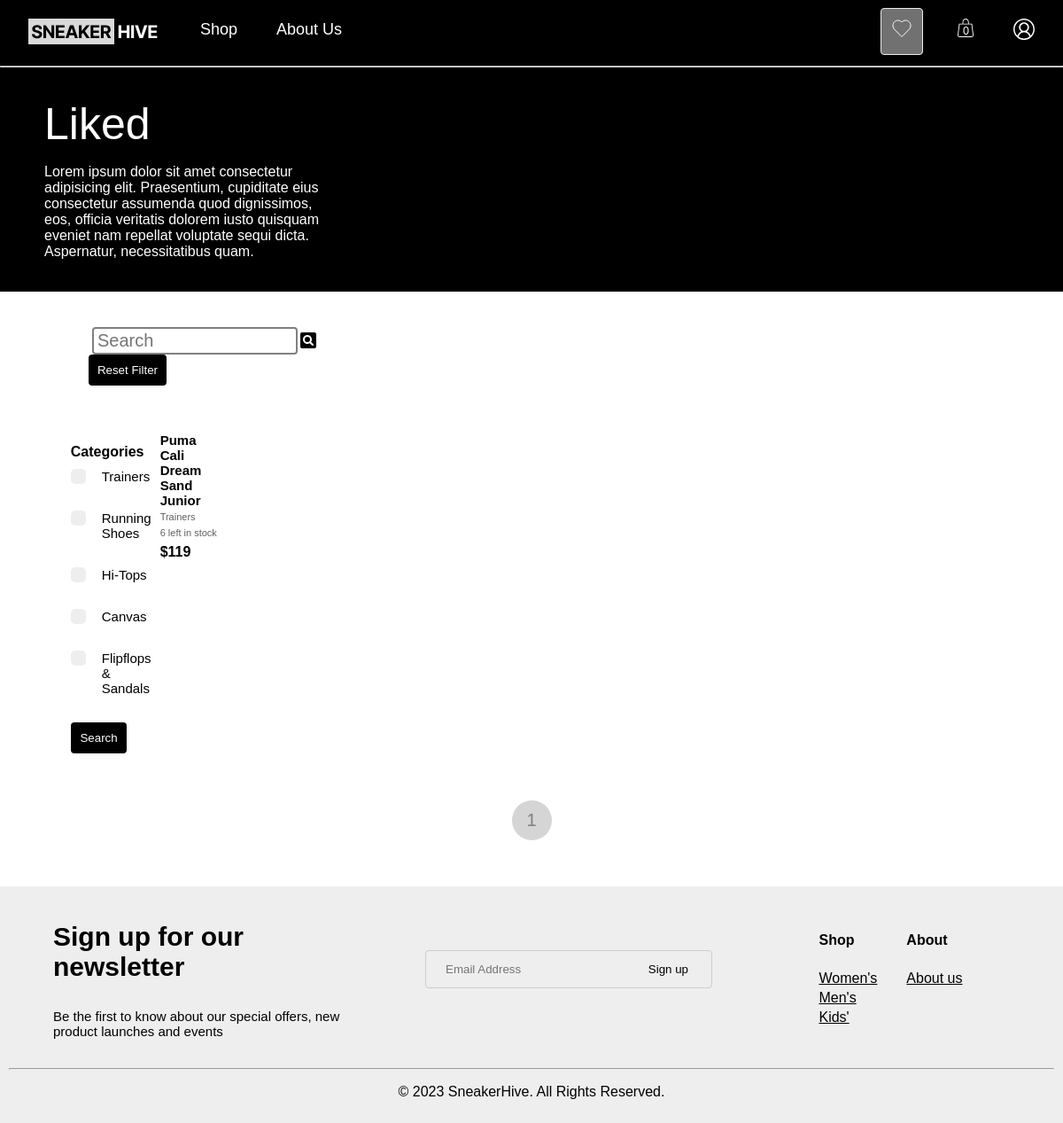
The page /liked.php (signed in) on the database its author committed.
### tables this page shows
CREATE TABLE `products_liked` (
  `id` int(11) NOT NULL,
  `user_id` int(11) DEFAULT NULL,
  `product_item_id` int(11) DEFAULT NULL
);

CREATE TABLE `product_info` (
  `id` int(11) NOT NULL,
  `category` varchar(200) DEFAULT NULL,
  `pro_name` varchar(500) DEFAULT NULL,
  `price` float DEFAULT NULL,
  `description` varchar(4000) DEFAULT NULL,
  `gender` varchar(10) DEFAULT NULL,
  `qty_in_stock` int(11) DEFAULT NULL,
  `product_image` varchar(1000) DEFAULT NULL
);

### liked.php (the view, shortened to what this page needs)
<?php
function logged_in() {
  return isset($_SESSION['valid_user']);
}
function header_class($function){
  if ($function) {echo 'hidden';} else {echo '';}
}
?>
<?php
    $num_results = 0;
    $max_items = 30;
    require_once 'dbconnect.php';
    $user_id = $_SESSION['user_id'];
    if(isset($_SESSION['search_result']) && isset($_SESSION['category_filter'])){
        $user_id = $_SESSION['user_id'];
        $search = $_SESSION['search_result'];
        $sql = "SELECT *
        FROM product_info
        INNER JOIN products_liked
        ON product_info.id = products_liked.product_item_id
        WHERE products_liked.user_id = $user_id AND  pro_name LIKE '%$search%' AND category IN ($category_filter_query)";
        $all_product = $dbcnx->query($sql);
        $num_results = $all_product->num_rows;
        if ($num_results == 0) {
            echo "<script>alert('No items matched your search. Try some different keywords.'); window.location.href='shop.php';</script>";
            unset($_SESSION['search_result']);
        }
    }
    else{
        $sql ="SELECT *
        FROM product_info
        INNER JOIN products_liked
        ON product_info.id = products_liked.product_item_id
        WHERE products_liked.user_id = $user_id";
        $all_product = $dbcnx->query($sql);
        $num_results = $all_product->num_rows;
    }
?>
<?php
    if(isset($_GET['page'])&& !($_GET['page']== 1)){
        $page = ($_GET['page']);
        $start_from = ($page-1) * $max_items;
    }else{
        $start_from = 1;
    }
?>
<!DOCTYPE html>
<html lang="en">
<head>
    <link rel="stylesheet" href="https://cdnjs.cloudflare.com/ajax/libs/font-awesome/4.7.0/css/font-awesome.min.css">
    <link rel="stylesheet" href="styles.css">
</head>
<body>
    <div class= "header" id="myTopnav">
        <a class="" href="index.php" class="logo"><img src = images/LOGO.svg alt="sneakerhive logo"></a>
        <a class="" href="shop.php">Shop</a>
        <a class="" href="about_us.php">About Us</a>
        <div class="header-right">
            <a class="active <?php header_class(!logged_in()) ?>"  href="liked.php"><img src = images/liked_icon.svg alt="liked products"></a>
            <a class="" href="cart.php"><span class="cart_count"><?php echo $_SESSION['cart_count']?></span><img src = images/shopping_bag.svg alt="shopping cart"></a>
          <a class="<?php header_class(!logged_in()) ?>" href="account.php"><img src = images/user_icon.svg alt="account"></a>
        </div>
    </div>
    <hr style = "margin: 0%; background-color:white">
    <main>
        <div style = "background-color: black; color: white; padding: 1px 50px 20px; margin-bottom: 30px;">
            <h1 style = "font-weight:500; margin-bottom: 0px;">Liked</h1>
            <p style=" width: 30%">Lorem ipsum dolor sit amet consectetur adipisicing elit.
                Praesentium, cupiditate eius consectetur assumenda quod dignissimos, eos,
                officia veritatis dolorem iusto quisquam eveniet nam repellat voluptate sequi dicta.
                Aspernatur, necessitatibus quam.
            </p>
        </div>
        <section class = shop_main>
            <div class="shop_top">
            <a class ="searchbar">
                <form action = "search_and_filter.php" method = "GET">
                <input class="search" <?php if(isset($_SESSION['search_result'])){echo "value='".$_SESSION['search_result']."'";}else{echo 'placeholder="Search"';}?> type="text" name = "search">
                    <button type="submit" class="search-icon" ><img src="images/search_icon.svg" alt="search"></button>
                </form>
             </a>
             </div>
             <div class="shop_bottom">
             <form method = "GET">
                <button type="submit" class="shop_button reset" name = "reset">Reset Filter</button>
        </form>
        </div>
        <div class="shop_bottom">
        <form action = "search_and_filter.php" class = "filters"  method = "GET">
    <h5 style = "font-size: 16px; margin-bottom: 10px;">Categories</h5>
    <label class="container">Trainers
        <span class="checkmark"></span>
    </label><br>
    <label class="container">Running Shoes
        <span class="checkmark"></span>
    </label><br>
    <label class="container">Hi-Tops
        <span class="checkmark"></span>
    </label><br>
    <label class="container">Canvas
        <span class="checkmark"></span>
    </label><br>
    <label class="container">Flipflops & Sandals
        <span class="checkmark"></span>
    </label><br>
    <button class="shop_button" type="submit"> Search </button>
</form>
            <div class ="shop-container">
                <?php
                for ($i = $start_from; $i < $start_from + $max_items; $i++) {
                    if ($i > 0) {
                        mysqli_data_seek($all_product, $i-1);
                    }
                    $row = mysqli_fetch_assoc($all_product);
                    if ($row) {
                        $product_name = $row['pro_name'];
                        $_product_category = $row['category'];
                        $product_price = $row['price'];
                        $product_id = $row['product_item_id'];
                        $product_stock = $row['qty_in_stock'];
                ?>
                    <div class="pro" onclick="location.href='product.php?id=<?php echo $product_id;?>';">
                        <div class="des">
                            <h5><?php echo $product_name; ?></h5>
                            <span><?php echo $_product_category; ?></span><br>
                            <span><?php echo $product_stock; ?> left in stock</span>
                            <h4>$<?php echo $product_price; ?></h4>
                        </div>
                    </div>
                <?php
                }else{
                    break;
                }
            }
                ?>
            </div>
        </div>
        </section>
        <section class ="pages">
        <div class = "page_num">
            <?php
                $num_pages = ceil($num_results / $max_items);
                for ($i = 1; $i <= $num_pages; $i++) {
                    echo "<a href='shop.php?page=".$i."'>".$i."</a>";
                }
            ?>
        </div>
        </section>
    </main>
    <footer>
    <div class = "footer">
      <div class="newsletter footer-left"  >
      <h3 id="newsletter-title">Sign up for our newsletter</h3>
      <p id="newsletter-description">Be the first to know about our special offers, new product launches and events</p>
    </div>
    <div class="newsletter" id = "newsletter-form">
      <form action="submit_newsletter.php" method="POST">
        <input type="text" name="newsletter_email" placeholder="Email Address">
        <button type="submit" >Sign up</button>
      </form>
    </div>
    <div class="newsletter footer-right">
        <table>
            <tr><td><h4>Shop</h4></td>
                <td><h4>About</h4></td>
            </tr>
            <tr><td><a href="#shop">Women's</a></td>
                <td><a href="#shop">About us</a></td>
            </tr>
            <tr><td><a href="#shop">Men's</a></td></tr>
            <tr><td><a href="#shop">Kids'</a></td></tr>
        </table>
    </div>
</div>
    <div class="copyright">
        <hr>
      <p>&copy; 2023 SneakerHive. All Rights Reserved.</p>
      </div>
    </footer>
</body>
</html>

### styles.css (style rules this page uses)
* { box-sizing: border-box; }
body { margin: 0; font-family: Helvetica, Arial, sans-serif; }
h1 { font-family:Helvetica, Arial, sans-serif; font-size: 50px; font-weight:800; }
.header { overflow: hidden; background-color: #000000; padding: 9px 10px 5px; }
.header a { float: left; color: white; text-align: center; padding: 12px; margin: 0px 10px; text-decoration: none; font-size: 18px; line-height: 25px; border-radius: 4px; }
.header a:link { color: white; }
.header a.active { border: 1px solid #EEEEEE; }
.header-right { float: right; }
.searchbar { display: flex; justify-content: center; align-items: center; margin-left: 20%; }
.searchbar form { display: flex; align-items: center; justify-content: center; }
.searchbar input { width: 100%; height: 100%; border: 2px solid grey; border-radius: 4px; box-sizing: border-box; font-size: 20px }
.searchbar button { background-color: white; width: 24px; height:24px; border: none; color: white; padding: 0px; text-align: center; text-decoration: none; font-size: 15px; cursor: pointer; border-radius: 4px; }
.search { border: 1px solid white; border-radius: 5px; height: 20px; width: 100%; padding: 2px 23px 2px 4px; outline: 0; background-color: white; }
.shop_top { display: flex; justify-content: center; align-items: center; }
.shop_bottom { display: flex; flex-direction: row; }
footer { width: 100%; background-color: #EEEEEE; }
.footer { display: flex; justify-content: space-between; align-items: center; }
.newsletter { width: 30%; background-color: #EEEEEE; }
.newsletter p { font-size: 20px; }
#newsletter-title { font-size: 30px; font-weight: bold; color: #000000; padding-top: 10px; }
#newsletter-description { font-size: 15px; }
.footer-left { margin:auto; }
.footer-right table { margin: auto; }
.footer-right td { padding-right: 30px; }
.cart_count { position: relative; top: -4px; left: 13px; font-size: 0.7em; }
footer form { display:flex; flex-direction:row; border: 1px solid #ccc; padding: 12px 20px; border-radius: 4px; box-sizing: border-box; }
footer input { flex-grow:2; border:none; background-color: #EEEEEE; }
footer form { width: 90%; }
footer button { border:none; background:#EEEEEE; cursor: pointer; }
.copyright { text-align: center; padding: 10px; }
a:link { color: #000000; }
.active, .dot:hover { background-color: #717171; }
.shop_main { display: flex; justify-content: space-between; flex-direction: column; align-items: center; margin:40px; align-items: flex-start; }
.filters { flex:1; margin-top: 40px; padding-left: 10%; }
.filters span { font-size: 15px; }
.container { display: block; position: relative; padding-left: 35px; margin-bottom: 12px; cursor: pointer; font-size: 15px; }
.checkmark { position: absolute; border-radius: 5px; top: 0; left: 0; height: 17px; width: 17px; background-color: #eee; }
.checkmark:after { content: ""; position: absolute; display: none; }
.container .checkmark:after { left: 6px; top: 3px; width: 3px; height: 7px; border: solid white; border-width: 0 3px 3px 0; transform: rotate(45deg); }
.shop-container { flex:4; color:"black"; background-color: white; display: flex; gap:5px; padding-top: 20px; flex-wrap: wrap; }
.pro { width :29%; min-width: 29%; padding: 5px; cursor: pointer; margin: 10px 5px; transition: 0.2s ease; }
.des h5 { color: black; font-size: 15px; margin: 0px; }
.des span { color: #606063; font-size : 11px; }
.des h4 { margin: 5px 0px 0px; }
.shop_button { width: 70%; padding: 10px; cursor: pointer; color: white; background-color: #000000; border: none; border-radius: 4px; }
.shop_button.reset { display: flex; justify-content: center; align-items: center; width: 100%; margin-left: 68%; }
.pages { display: flex; justify-content: center; align-items: center; margin: 50px; }
.page_num { display: flex; justify-content: center; align-items: center; width: 650px; height:50px; margin : 0px 200px 10px 200x; border-radius: 6px; }
.page_num a { text-align: center; text-decoration: none; margin : 0px 10px; background: #d6d5d5; color: grey; font-size: 20px; font-weight: 300; width:45px; height: 45px; border-radius :50%; line-height: 45px; }

### rows shown on the page
products_liked: product_item.pro_name "Puma Cali Dream Sand Junior", product_item.category "Trainers", product_item.qty_in_stock "6", product_item.price "119"

### other values the page prints
$_SESSION['cart_count'] "0"
